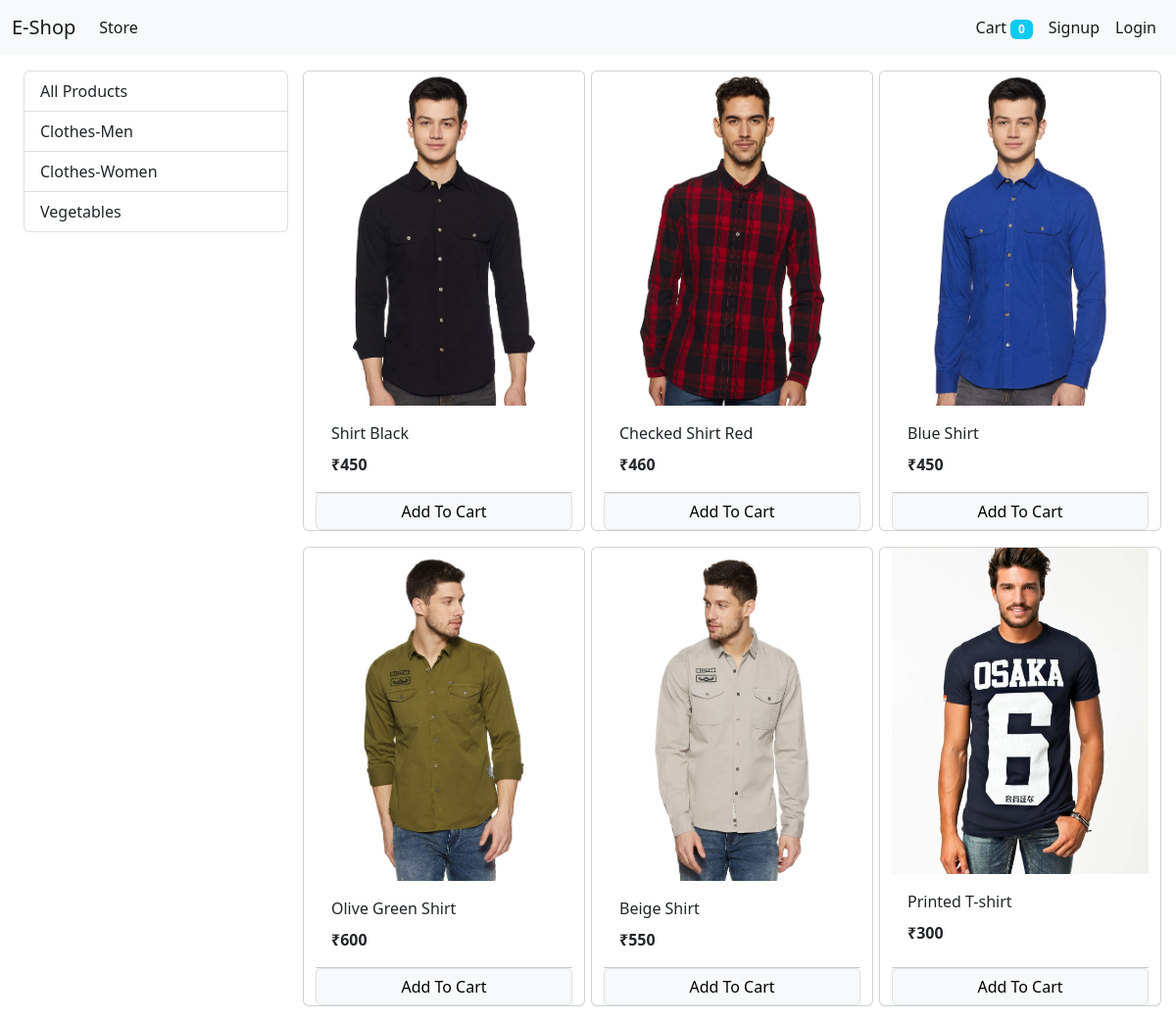
/?category=1, run on the app's committed database.
### store/models/category.py (models this page shows, shortened)
class Category(models.Model):
    name = models.CharField(max_length=20)
    @staticmethod
    def get_all_categories():
        return Category.objects.all()

### store/models/product.py (models this page shows, shortened)
class Product(models.Model):
    name = models.CharField(max_length=50)
    price = models.IntegerField(default=0)
    category = models.ForeignKey(Category, on_delete=models.CASCADE,default=1)
    description = models.CharField(max_length=200, default='', null=True, blank=True)
    image = models.ImageField(upload_to='uploads/products/',default='', null=True, blank=True)
    @staticmethod
    def get_all_products_by_categoryid(category_id):
        if category_id:
           return Product.objects.filter(category = category_id)
        else:
            return Product.get_all_products();

### store/views.py (the view, shortened to what this page needs)
# urls.py: path('', Index.as_view() , name="homepage"),
class Index(View):
    def get(self, request):
        cart = request.session.get('cart')
        if not cart:
            request.session['cart'] = {}
        products = None
        categories = Category.get_all_categories()
        categoryID = request.GET.get('category')
        if categoryID:
            products = Product.get_all_products_by_categoryid(categoryID)
        else:
            products = Product.get_all_products();
        data = {}
        data['products'] = products
        data['categories'] = categories
        print('You are:', request.session.get('email'))
        return render(request, 'index.html', data)

### store/templatetags/cart.py (called while the page is built)
@register.filter(name='is_in_cart')
def is_in_cart(product , cart):
    keys = cart.keys()
    for id in keys:
        print(id, product.id)
        print(type(id), type(product.id))
        if int(id) == product.id:
            return True
    return False

### store/templatetags/custom_filter.py (called while the page is built)
@register.filter(name='currency')
def currency(number):
    return "₹"+str(number)

### templates/index.html (shortened to what this page needs)
 {% extends 'base.html' %}
  {% load cart %}
  {% load custom_filter %}
  {% block content %}
  <div class="container-fluid mt-3">
  <div class="row mx-auto">
    <div class="col-lg-3 mx-auto">
        <div class="list-group">
          <a href="/" class="list-group-item list-group-item-action ">All Products</a>
          {% for category in categories %}
          <a href="/?category={{category.id}}" class="list-group-item list-group-item-action ">{{category.name}}</a>
          {% endfor %}
        </div>
    </div>
    <div id = 'products' class="col-lg-9 mx-auto">
    <div class="row">
    {% for product in products %}
    <div class="card mx-auto mb-3" id="{{product.id}}" style="width: 18rem;">
      <img src="{{product.image.url}}" class="card-img-top" alt="...">
      <div class="card-body">
        <p class="card-title">{{product.name}}</p>
        <p class="card-text"><b>{{product.price|currency}}</b></p>
      </div>
      <div class="card-footer p-0 no-gutters">
        {% if product|is_in_cart:request.session.cart %}
        <div class="row no-gutters" >
          <form action="/#{{product.id}}" class="col-2" method="POST">
            {% csrf_token %}
            <input hidden type="text" name="product" value="{{product.id}}">
            <input hidden type="text" name="remove" value="True">
            <input type="submit" value="-" class=" btn btn-block btn-secondary ">
          </form>
          <div class="text-center col">{{product|cart_quantity:request.session.cart}} in Cart</div>
          <form action="/#{{product.id}}" class="col-2" method="POST">
            {% csrf_token %}
            <input hidden type="text" name="product" value="{{product.id}}">
            <input type="submit" value="+" class=" btn btn-block btn-secondary ">
          </form>
        </div>
        {% else %}
        <form action="/#{{product.id}}" method="POST" class="btn-block">
          <input type="submit" class="float-right btn btn-block btn-light border form-control" value="Add To Cart">
        </form>
        {% endif %}
      </div>
    </div>
    {% endfor %}
  </div>
  </div>
  </div>
  </div>
  {% endblock %}

### data on the page
Category: name "Clothes-Men"
Category: name "Clothes-Women"
Category: name "Vegetables"
Product: {{ product.id }} 1 (drawn), image (picture), name "Shirt Black", price "₹450"
Product: image (picture), name "Checked Shirt Red", price "₹460"
Product: image (picture), name "Blue Shirt", price "₹450"
Product: image (picture), name "Olive Green Shirt", price "₹600"
Product: image (picture), name "Beige Shirt", price "₹550"
Product: image (picture), name "Printed T-shirt", price "₹300"

### other printed values
{{ request.session.cart.keys|length }} "0"
